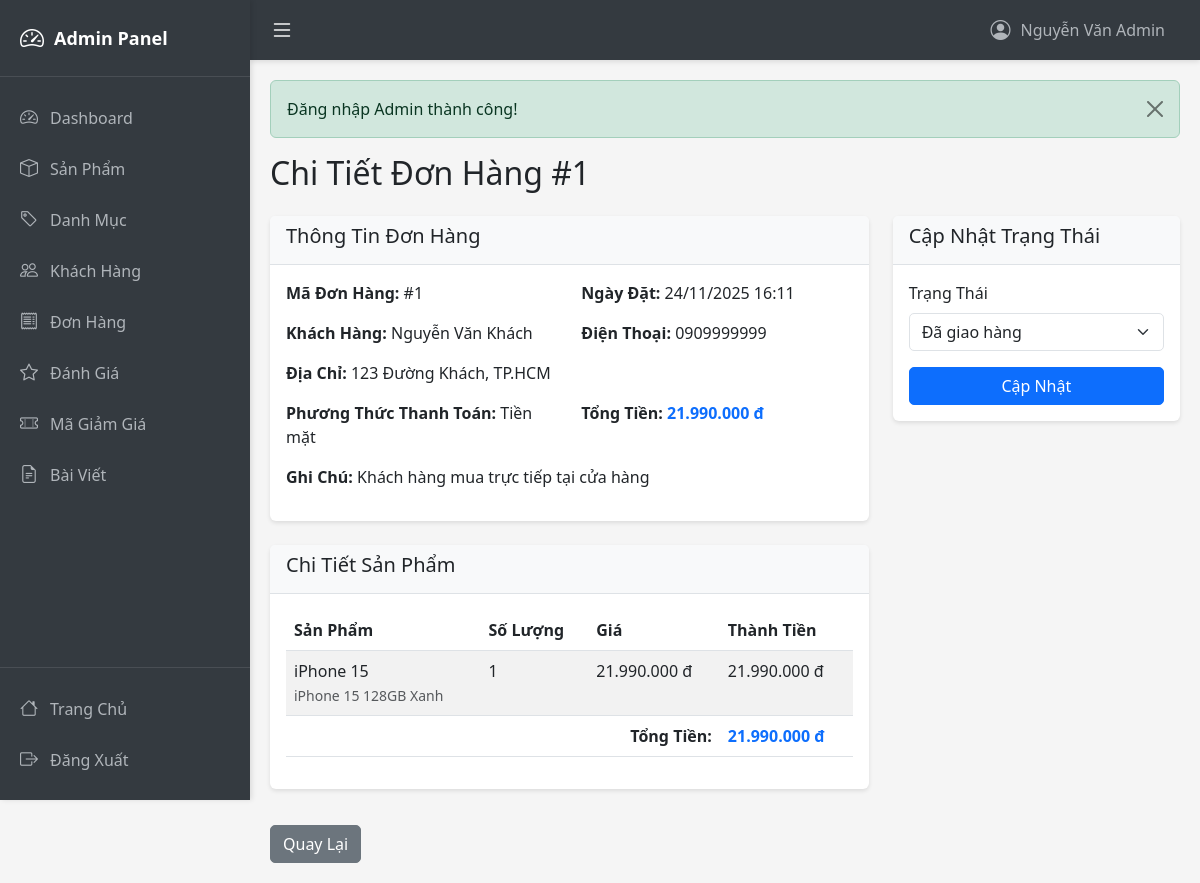
Before: /admin/orderDetail/1 (signed in) with the older database file.
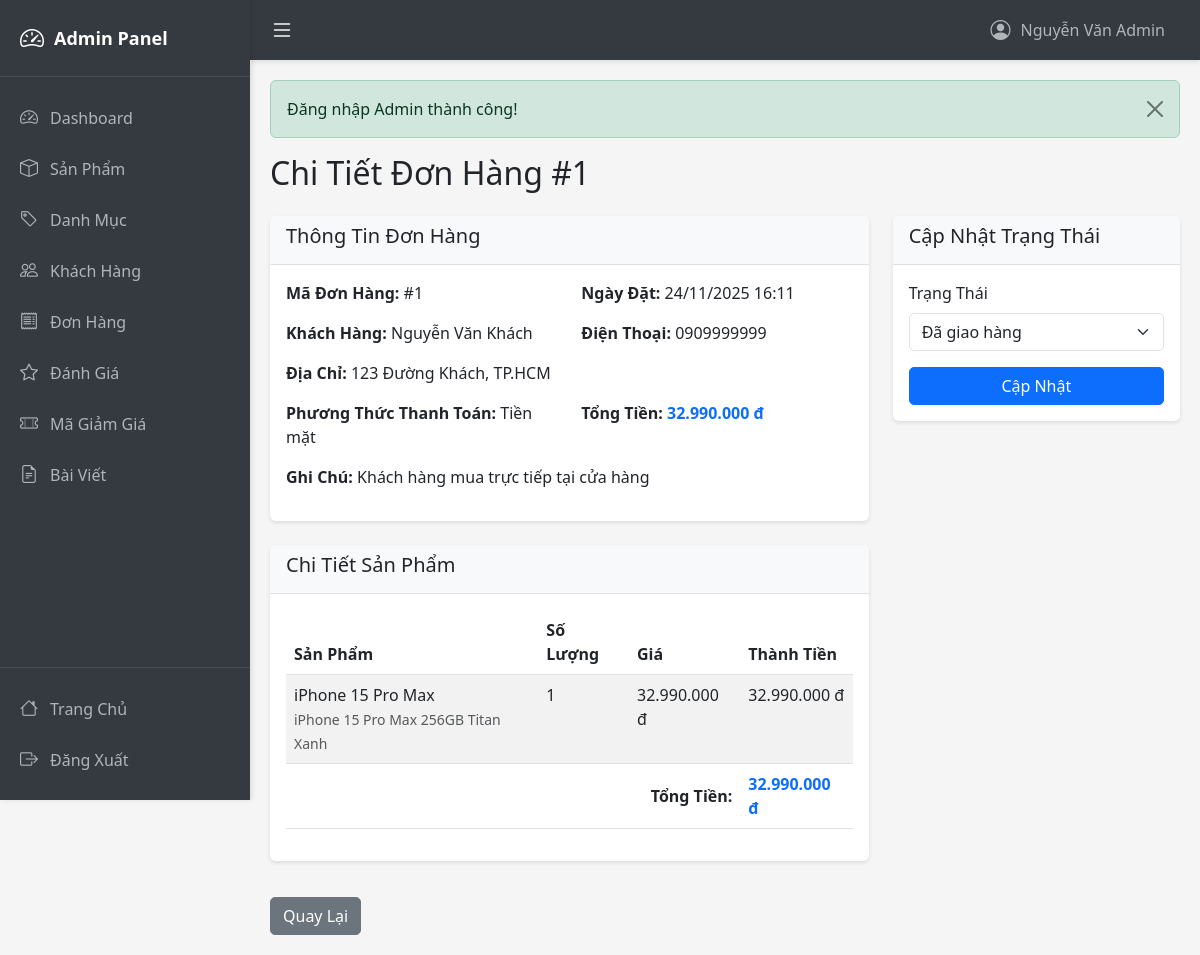
After: the same page with the newer database file.
### tables this page shows
CREATE TABLE Orders (
  order_id INT AUTO_INCREMENT PRIMARY KEY,
  customer_id INT,
  employee_id INT,
  order_date DATETIME DEFAULT CURRENT_TIMESTAMP,
  total_amount DECIMAL(12,2),
  order_status_id INT,
  payment_method VARCHAR(50),
  note TEXT,
  FOREIGN KEY (customer_id) REFERENCES Customers(customer_id) ON DELETE SET NULL,
  FOREIGN KEY (employee_id) REFERENCES Employees(employee_id) ON DELETE SET NULL,
  FOREIGN KEY (order_status_id) REFERENCES Order_Status(order_status_id) ON DELETE SET NULL
);

CREATE TABLE Order_Details (
  order_detail_id INT AUTO_INCREMENT PRIMARY KEY,
  order_id INT NOT NULL,
  variant_id INT NOT NULL,
  quantity INT,
  unit_price DECIMAL(12,2),
  discount DECIMAL(5,2),
  subtotal DECIMAL(12,2),
  FOREIGN KEY (order_id) REFERENCES Orders(order_id) ON DELETE CASCADE,
  FOREIGN KEY (variant_id) REFERENCES Product_Variants(variant_id) ON DELETE CASCADE
);

CREATE TABLE Products (
  product_id INT AUTO_INCREMENT PRIMARY KEY,
  product_name VARCHAR(100) NOT NULL,
  brand VARCHAR(50),
  description TEXT,
  created_at DATETIME DEFAULT CURRENT_TIMESTAMP,
  category_id INT,
  supplier_id INT,
  FOREIGN KEY (category_id) REFERENCES Categories(category_id) ON DELETE SET NULL,
  FOREIGN KEY (supplier_id) REFERENCES Suppliers(supplier_id) ON DELETE SET NULL
);

CREATE TABLE Product_Variants (
  variant_id INT AUTO_INCREMENT PRIMARY KEY,
  product_id INT NOT NULL,
  variant_name VARCHAR(100),
  color VARCHAR(50),
  storage VARCHAR(50),
  price DECIMAL(12,2),
  stock_quantity INT DEFAULT 0,
  warranty_months INT,
  created_at DATETIME DEFAULT CURRENT_TIMESTAMP,
  FOREIGN KEY (product_id) REFERENCES Products(product_id) ON DELETE CASCADE
);

CREATE TABLE Customers (
  customer_id INT AUTO_INCREMENT PRIMARY KEY,
  full_name VARCHAR(100),
  phone_number VARCHAR(15),
  email VARCHAR(100),
  password VARCHAR(255),
  address VARCHAR(255),
  gender VARCHAR(10),
  date_of_birth DATE,
  status VARCHAR(20) DEFAULT 'active',
  created_at DATETIME DEFAULT CURRENT_TIMESTAMP
);

CREATE TABLE Order_Status (
  order_status_id INT AUTO_INCREMENT PRIMARY KEY,
  status_name VARCHAR(50),
  description TEXT
);

### controllers/AdminController.php (called while the page is built, shortened)
<?php
class AdminController extends BaseController {
    private $orderModel;
    public function __construct() {
        $this->orderModel = new OrderModel();
    }
    public function orderDetail($id) {
        $order = $this->orderModel->getOrderById($id);
        $orderDetails = $this->orderModel->getOrderDetails($id);
        $statuses = $this->orderModel->getAllOrderStatuses();
        $data = [
            'order' => $order,
            'orderDetails' => $orderDetails,
            'statuses' => $statuses,
            'pageTitle' => 'Chi Tiết Đơn Hàng'
        ];
        $this->view('admin/orders/detail', $data, true);
    }
}
?>

### models/BaseModel.php (called while the page is built, shortened)
<?php
class BaseModel {
    public function __construct() {
        $db = new Database();
        $this->conn = $db->getConnection();
    }
}
?>

### config/database.php (called while the page is built, shortened)
<?php
class Database {
    private $host = "localhost";
    private $db_name = "inventory_system";
    private $username = "root";
    private $password = "";
    public function getConnection() {
        $this->conn = null;
        try {
            $this->conn = new PDO(
                "mysql:host=" . $this->host . ";dbname=" . $this->db_name . ";charset=utf8mb4",
                $this->username,
                $this->password,
                [
                    PDO::MYSQL_ATTR_INIT_COMMAND => "SET NAMES utf8mb4 COLLATE utf8mb4_unicode_ci"
                ]
            );
            $this->conn->setAttribute(PDO::ATTR_ERRMODE, PDO::ERRMODE_EXCEPTION);
            $this->conn->setAttribute(PDO::ATTR_DEFAULT_FETCH_MODE, PDO::FETCH_ASSOC);
            $this->conn->exec("SET NAMES utf8mb4");
        } catch(PDOException $e) {
            echo "Connection error: " . $e->getMessage();
        }
        return $this->conn;
    }
}
?>

### models/OrderModel.php (called while the page is built, shortened)
<?php
class OrderModel extends BaseModel {
    public function getOrderById($id) {
        $sql = "SELECT o.*, c.full_name as customer_name, c.phone_number, c.email, c.address,
                       os.status_name
                FROM Orders o
                LEFT JOIN Customers c ON o.customer_id = c.customer_id
                LEFT JOIN Order_Status os ON o.order_status_id = os.order_status_id
                WHERE o.order_id = :id";
        $stmt = $this->conn->prepare($sql);
        $stmt->bindParam(':id', $id);
        $stmt->execute();
        return $stmt->fetch();
    }
    public function getOrderDetails($orderId) {
        $sql = "SELECT od.*, pv.variant_name, pv.color, pv.storage, p.product_name, p.brand
                FROM Order_Details od
                JOIN Product_Variants pv ON od.variant_id = pv.variant_id
                JOIN Products p ON pv.product_id = p.product_id
                WHERE od.order_id = :order_id";
        $stmt = $this->conn->prepare($sql);
        $stmt->bindParam(':order_id', $orderId);
        $stmt->execute();
        return $stmt->fetchAll();
    }
    public function getAllOrderStatuses() {
        $sql = "SELECT * FROM Order_Status ORDER BY order_status_id";
        $stmt = $this->conn->prepare($sql);
        $stmt->execute();
        return $stmt->fetchAll();
    }
}
?>

### views/admin/orders/detail.php (the view)
<?php
require_once dirname(dirname(__DIR__)) . "/admin/layouts/header.php";
?>
<h2 class="mb-4">Chi Tiết Đơn Hàng #<?= $order['order_id'] ?></h2>
<div class="row">
    <div class="col-md-8">
        <div class="card mb-4">
            <div class="card-header">
                <h5>Thông Tin Đơn Hàng</h5>
            </div>
            <div class="card-body">
                <div class="row mb-3">
                    <div class="col-md-6">
                        <strong>Mã Đơn Hàng:</strong> #<?= $order['order_id'] ?>
                    </div>
                    <div class="col-md-6">
                        <strong>Ngày Đặt:</strong> <?= date('d/m/Y H:i', strtotime($order['order_date'])) ?>
                    </div>
                </div>
                <div class="row mb-3">
                    <div class="col-md-6">
                        <strong>Khách Hàng:</strong> <?= htmlspecialchars($order['customer_name']) ?>
                    </div>
                    <div class="col-md-6">
                        <strong>Điện Thoại:</strong> <?= htmlspecialchars($order['phone_number']) ?>
                    </div>
                </div>
                <div class="mb-3">
                    <strong>Địa Chỉ:</strong> <?= htmlspecialchars($order['address']) ?>
                </div>
                <div class="row mb-3">
                    <div class="col-md-6">
                        <strong>Phương Thức Thanh Toán:</strong> <?= htmlspecialchars($order['payment_method']) ?>
                    </div>
                    <div class="col-md-6">
                        <strong>Tổng Tiền:</strong>
                        <span class="text-primary fw-bold"><?= number_format($order['total_amount'], 0, ',', '.') ?> đ</span>
                    </div>
                </div>
                <?php if ($order['note']): ?>
                <div class="mb-3">
                    <strong>Ghi Chú:</strong> <?= htmlspecialchars($order['note']) ?>
                </div>
                <?php endif; ?>
            </div>
        </div>
        <div class="card">
            <div class="card-header">
                <h5>Chi Tiết Sản Phẩm</h5>
            </div>
            <div class="card-body">
                <table class="table table-striped">
                    <thead>
                        <tr>
                            <th>Sản Phẩm</th>
                            <th>Số Lượng</th>
                            <th>Giá</th>
                            <th>Thành Tiền</th>
                        </tr>
                    </thead>
                    <tbody>
                        <?php foreach ($orderDetails as $detail): ?>
                        <tr>
                            <td>
                                <?= htmlspecialchars($detail['product_name']) ?><br>
                                <small class="text-muted"><?= htmlspecialchars($detail['variant_name']) ?></small>
                            </td>
                            <td><?= $detail['quantity'] ?></td>
                            <td><?= number_format($detail['unit_price'], 0, ',', '.') ?> đ</td>
                            <td><?= number_format($detail['subtotal'], 0, ',', '.') ?> đ</td>
                        </tr>
                        <?php endforeach; ?>
                    </tbody>
                    <tfoot>
                        <tr>
                            <td colspan="3" class="text-end"><strong>Tổng Tiền:</strong></td>
                            <td class="fw-bold text-primary"><?= number_format($order['total_amount'], 0, ',', '.') ?> đ</td>
                        </tr>
                    </tfoot>
                </table>
            </div>
        </div>
    </div>
    <div class="col-md-4">
        <div class="card">
            <div class="card-header">
                <h5>Cập Nhật Trạng Thái</h5>
            </div>
            <div class="card-body">
                <form method="POST" action="<?= BASE_URL ?>admin/orderDetail/<?= $order['order_id'] ?>">
                    <div class="mb-3">
                        <label for="status_id" class="form-label">Trạng Thái</label>
                        <select class="form-select" id="status_id" name="status_id" required>
                            <?php foreach ($statuses as $status): ?>
                            <option value="<?= $status['order_status_id'] ?>"
                                    <?= $status['order_status_id'] == $order['order_status_id'] ? 'selected' : '' ?>>
                                <?= htmlspecialchars($status['status_name']) ?>
                            </option>
                            <?php endforeach; ?>
                        </select>
                    </div>
                    <button type="submit" class="btn btn-primary w-100">Cập Nhật</button>
                </form>
            </div>
        </div>
    </div>
</div>
<div class="mt-3">
    <a href="<?= BASE_URL ?>admin/orders" class="btn btn-secondary">Quay Lại</a>
</div>
<?php require_once dirname(dirname(__DIR__)) . "/admin/layouts/footer.php"; ?>

Changed rows visible on the page:
changed orders "Tiền mặt": total_amount "21.990.000" → "32.990.000"
changed order_details: products.product_name "iPhone 15" → "iPhone 15 Pro Max"; variant.variant_name "iPhone 15 128GB Xanh" → "iPhone 15 Pro Max 256GB Titan Xanh"; unit_price "21.990.000" → "32.990.000"; subtotal "21.990.000" → "32.990.000"
